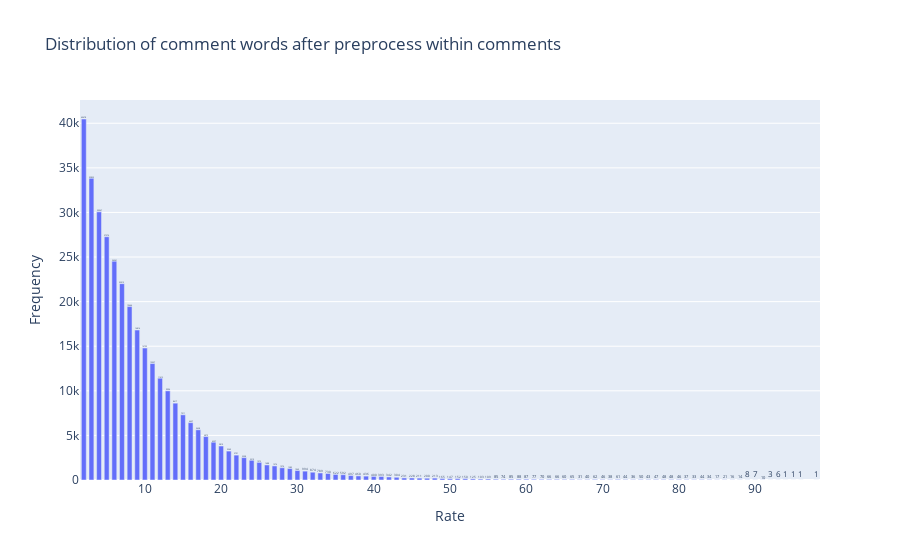

Here is the notebook cell this chart was saved with:
### Code cell
fig = go.Figure()

groupby_rate = df_train.groupby('len_comment_after_preprocess_by_word')['len_comment_after_preprocess_by_word'].count()

fig.add_trace(go.Bar(
    x=list(sorted(groupby_rate.index)),
    y=groupby_rate.tolist(),
    text=groupby_rate.tolist(),
    textposition='auto'
))

fig.update_layout(
    title_text='Distribution of comment words after preprocess within comments',
    xaxis_title_text='Rate',
    yaxis_title_text='Frequency',
    bargap=0.2,
    bargroupgap=0.2)

fig.show()

### Figure 1 — Plotly figure (JSON) as saved in the notebook; plotly's stock layout.template omitted (floating-point values rounded to 4 significant figures)
{"data": [{"text": ["40478", "33825", "30067", "27276", "24541", "22015", "19444", "16816", "14799", "13057", "11412", "9996", "8617", "7311", "6427", "5628", "4870", "4237", "3810", "3243", "2791", "2508", "2210", "1975", "1688", "1576", "1374", "1283", "1060", "994", "874", "789", "730", "622", "592", "497", "460", "436", "400", "393", "342", "304", "231", "228", "211", "200", "213", "165", "147", "152", "150", "125", "103", "109", "85", "74", "85", "88", "87", "77", "70", "66", "66", "60", "65", "31", "40", "62", "46", "38", "61", "44", "36", "50", "43", "47", "48", "48", "46", "37", "33", "44", "34", "17", "21", "16", "14", "8", "7", "10", "3", "6", "1", "1", "1", "1"], "textposition": "auto", "type": "bar", "x": [2, 3, 4, 5, 6, 7, 8, 9, 10, 11, 12, 13, 14, 15, 16, 17, 18, 19, 20, 21, 22, 23, 24, 25, 26, 27, 28, 29, 30, 31, 32, 33, 34, 35, 36, 37, 38, 39, 40, 41, 42, 43, 44, 45, 46, 47, 48, 49, 50, 51, 52, 53, 54, 55, 56, 57, 58, 59, 60, 61, 62, 63, 64, 65, 66, 67, 68, 69, 70, 71, 72, 73, 74, 75, 76, 77, 78, 79, 80, 81, 82, 83, 84, 85, 86, 87, 88, 89, 90, 91, 92, 93, 94, 95, 96, 98], "y": [40478, 33825, 30067, 27276, 24541, 22015, 19444, 16816, 14799, 13057, 11412, 9996, 8617, 7311, 6427, 5628, 4870, 4237, 3810, 3243, 2791, 2508, 2210, 1975, 1688, 1576, 1374, 1283, 1060, 994, 874, 789, 730, 622, 592, 497, 460, 436, 400, 393, 342, 304, 231, 228, 211, 200, 213, 165, 147, 152, 150, 125, 103, 109, 85, 74, 85, 88, 87, 77, 70, 66, 66, 60, 65, 31, 40, 62, 46, 38, 61, 44, 36, 50, 43, 47, 48, 48, 46, 37, 33, 44, 34, 17, 21, 16, 14, 8, 7, 10, 3, 6, 1, 1, 1, 1]}], "layout": {"bargap": 0.2, "bargroupgap": 0.2, "title": {"text": "Distribution of comment words after preprocess within comments"}, "xaxis": {"title": {"text": "Rate"}}, "yaxis": {"title": {"text": "Frequency"}}}}
